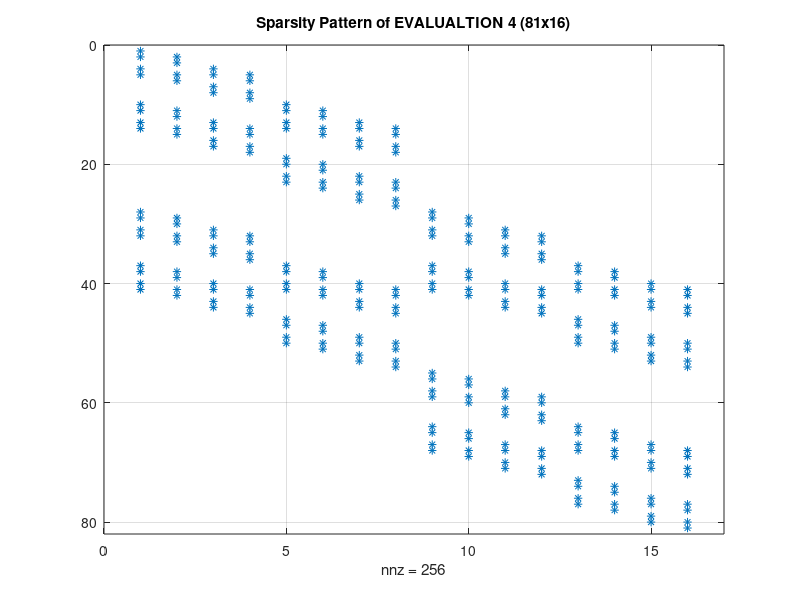
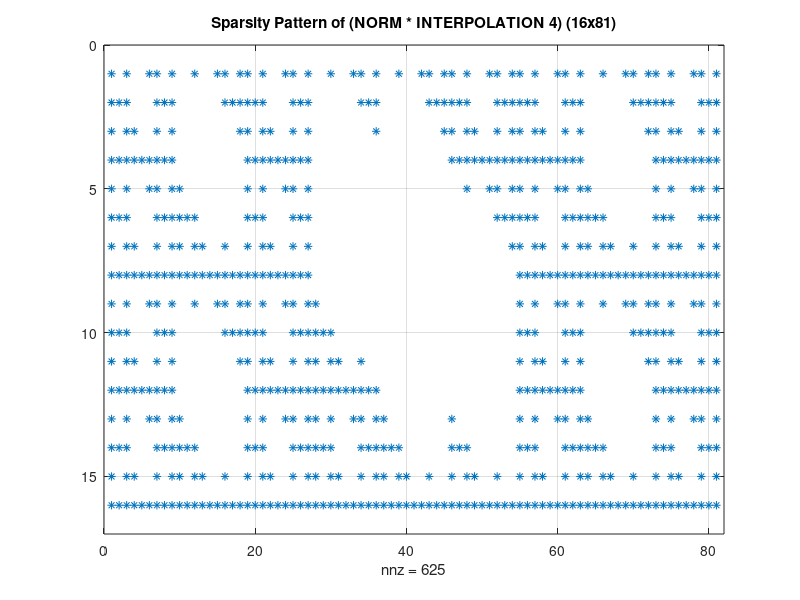

These figures' MATLAB source, in order: (Note: this script raises an error after producing the figures.)
clear
clc
close

%% Init
a = randi([1, 10], 16, 1);
b = randi([1, 10], 16, 1);

%% Evaluation
EVAL_1 = [1 0; 1 1; 0 1];
EVAL_2 = kron(EVAL_1, EVAL_1);
EVAL_4 = kron(EVAL_2, EVAL_2);

A = EVAL_4 * a;
B = EVAL_4 * b;

%% Element-wise Mult
C = A .* B;

%% Interpolation
INTERP_1 = [1 0 0; -1 1 -1; 0 0 1];

INTERP_2_temp = kron(INTERP_1, INTERP_1);
INTERP_2 = zeros(7,9);
INTERP_2(1:2,:) = INTERP_2_temp(1:2,:);
INTERP_2(3,:) = INTERP_2_temp(3,:) + INTERP_2_temp(4,:);
INTERP_2(4,:) = INTERP_2_temp(5,:);
INTERP_2(5,:) = INTERP_2_temp(6,:) + INTERP_2_temp(7,:);
INTERP_2(6:7,:) = INTERP_2_temp(8:9,:);

INTERP_3_temp = kron(INTERP_2, INTERP_1);
INTERP_3 = zeros(15, 27);
INTERP_3(1:2,:)    = INTERP_3_temp(1:2,:);
INTERP_3(3,:)      = INTERP_3_temp(3,:) + INTERP_3_temp(4,:);
INTERP_3(4,:)      = INTERP_3_temp(5,:);
INTERP_3(5,:)      = INTERP_3_temp(6,:) + INTERP_3_temp(7,:);
INTERP_3(6,:)      = INTERP_3_temp(8,:);
INTERP_3(7,:)      = INTERP_3_temp(9,:) + INTERP_3_temp(10,:);
INTERP_3(8,:)      = INTERP_3_temp(11,:);
INTERP_3(9,:)      = INTERP_3_temp(12,:) + INTERP_3_temp(13,:);
INTERP_3(10,:)     = INTERP_3_temp(14,:);
INTERP_3(11,:)     = INTERP_3_temp(15,:) + INTERP_3_temp(16,:);
INTERP_3(12,:)     = INTERP_3_temp(17,:);
INTERP_3(13,:)     = INTERP_3_temp(18,:) + INTERP_3_temp(19,:);
INTERP_3(14:15,:)  = INTERP_3_temp(20:21,:);

INTERP_4_temp = kron(INTERP_3, INTERP_1);
INTERP_4 = zeros(31, 81);
INTERP_4(1:2,:)    = INTERP_4_temp(1:2,:);
INTERP_4(3,:)      = INTERP_4_temp(3,:) + INTERP_4_temp(4,:);
INTERP_4(4,:)      = INTERP_4_temp(5,:);
INTERP_4(5,:)      = INTERP_4_temp(6,:) + INTERP_4_temp(7,:);
INTERP_4(6,:)      = INTERP_4_temp(8,:);
INTERP_4(7,:)      = INTERP_4_temp(9,:) + INTERP_4_temp(10,:);
INTERP_4(8,:)      = INTERP_4_temp(11,:);
INTERP_4(9,:)      = INTERP_4_temp(12,:) + INTERP_4_temp(13,:);
INTERP_4(10,:)     = INTERP_4_temp(14,:);
INTERP_4(11,:)     = INTERP_4_temp(15,:) + INTERP_4_temp(16,:);
INTERP_4(12,:)     = INTERP_4_temp(17,:);
INTERP_4(13,:)     = INTERP_4_temp(18,:) + INTERP_4_temp(19,:);
INTERP_4(14,:)     = INTERP_4_temp(20,:);
INTERP_4(15,:)     = INTERP_4_temp(21,:) + INTERP_4_temp(22,:);
INTERP_4(16,:)     = INTERP_4_temp(23,:);
INTERP_4(17,:)     = INTERP_4_temp(24,:) + INTERP_4_temp(25,:);
INTERP_4(18,:)     = INTERP_4_temp(26,:);
INTERP_4(19,:)     = INTERP_4_temp(27,:) + INTERP_4_temp(28,:);
INTERP_4(20,:)     = INTERP_4_temp(29,:);
INTERP_4(21,:)     = INTERP_4_temp(30,:) + INTERP_4_temp(31,:);
INTERP_4(22,:)     = INTERP_4_temp(32,:);
INTERP_4(23,:)     = INTERP_4_temp(33,:) + INTERP_4_temp(34,:);
INTERP_4(24,:)     = INTERP_4_temp(35,:);
INTERP_4(25,:)     = INTERP_4_temp(36,:) + INTERP_4_temp(37,:);
INTERP_4(26,:)     = INTERP_4_temp(38,:);
INTERP_4(27,:)     = INTERP_4_temp(39,:) + INTERP_4_temp(40,:);
INTERP_4(28,:)     = INTERP_4_temp(41,:);
INTERP_4(29,:)     = INTERP_4_temp(42,:) + INTERP_4_temp(43,:);
INTERP_4(30:31,:)  = INTERP_4_temp(44:45,:);

% c_temp = INTERP_4 * C;

%% Normalization
NORM = eye(16,31);
NORM(1:15,17:31) = NORM(1:15,17:31) - eye(15,15);
% c = NORM * c_temp;
POSTprocess = NORM*INTERP_4;
c = POSTprocess * C;

%% Verification
ref = conv(a,b);
c_ref = NORM * ref;

fprintf('c = \n');
disp(c');
fprintf('c_ref = \n');
disp(c_ref');

if isequal(c, c_ref)
    disp('Verification Passed');
else
    disp('Verification Failed');
end
fprintf('\n');

%% Sparse Matrix Analysis
figure('Name','Sparsity Pattern of EVAL_4');
spy(EVAL_4);
title('Sparsity Pattern of EVALUALTION 4 (81x16)');
grid on;

figure('Name','Sparsity Pattern of (NORM*INTERP)_4');
spy(POSTprocess);
title('Sparsity Pattern of (NORM * INTERPOLATION 4) (16x81)');
grid on;

%% Row-wise Nonzero Distribution Analysis
eval_row_nnz = sum(EVAL_4 ~= 0, 2); % 按行求和
figure('Name','Row-wise Nonzero Distribution of EVAL_4');
histogram(eval_row_nnz, 'BinMethod','integers', 'FaceColor',[0.2 0.6 0.9]);
xlabel('Number of Nonzeros per Row');
ylabel('Row Count');
title(sprintf('Distribution (Mean=%.1f, Max=%d)', mean(eval_row_nnz), max(eval_row_nnz)));
xticks(0:max(eval_row_nnz)); 
grid on;
text(0.7*max(eval_row_nnz), 0.8*max(ylim), ...
    sprintf('Total Rows: %d\nStd Dev: %.2f', size(EVAL_4,1), std(eval_row_nnz)),...
    'FontSize',10);

post_row_nnz = sum(POSTprocess ~= 0, 2); % 按行求和
figure('Name','Row-wise Nonzero Distribution of (NORM*INTERP)_4');
histogram(post_row_nnz, 'BinMethod','integers', 'FaceColor',[0.2 0.6 0.9]);
xlabel('Number of Nonzeros per Row');
ylabel('Row Count');
title(sprintf('Distribution (Mean=%.1f, Max=%d)', mean(post_row_nnz), max(post_row_nnz)));
xticks(0:max(post_row_nnz)); 
grid on;
text(0.7*max(post_row_nnz), 0.8*max(ylim), ...
    sprintf('Total Rows: %d\nStd Dev: %.2f', size(POSTprocess,1), std(post_row_nnz)),...
    'FontSize',10);


%% EVALUATION Analysis
disp('-------- EVALUATION 4 (81x16) --------');
eval_row_counts = sum(EVAL_4 == 1, 2);
[eval_row_idx, eval_col_idx] = find(EVAL_4 == 1);
eval_positions = accumarray(eval_row_idx, eval_col_idx, [size(EVAL_4,1), 1], @(x){x});
for i = 1 : size(EVAL_4,1)
    fprintf('Row %d: %d ones at columns %s\n',...
        i-1, eval_row_counts(i), mat2str(eval_positions{i}-1));
end
fprintf("\n");

%% INTERPOLATION Analysis
disp('-------- NORM * INTERPOLATION 4 (16x81) --------');
interp_row_counts = sum(POSTprocess ~= 0, 2);
[interp_row_idx, interp_col_idx] = find(POSTprocess ~= 0);
interp_positions = accumarray(interp_row_idx, interp_col_idx, [size(POSTprocess,1), 1], @(x){x});
for i = 1 : size(POSTprocess,1)
    fprintf('Row %d: %d ones at columns %s\n',...
        i-1, interp_row_counts(i), mat2str(interp_positions{i}-1));
end
